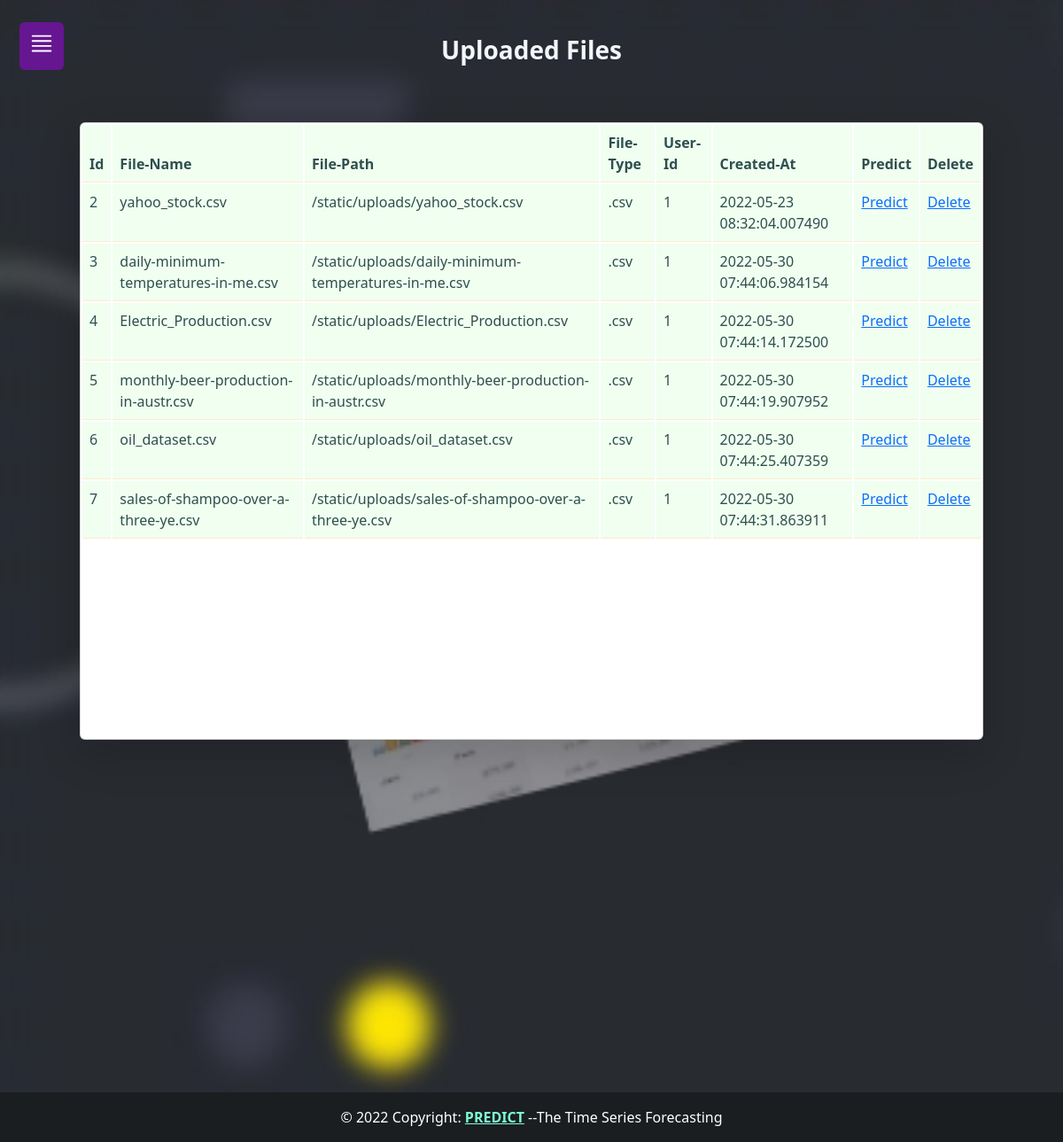
The page /files on the database its author committed.
### model_orm.py (models this page shows, shortened)
class DataSet(Base):
    __tablename__="dataset"
    id=Column(Integer, primary_key=True)
    filename=Column(String,nullable=False)
    filepath=Column(String, nullable=False)
    datatype=Column(String,nullable=False)
    user_id = Column(Integer,ForeignKey('users.id'))
    created_at=Column(DateTime,default=datetime.utcnow,nullable=False)

### app.py (the view)
@app.route('/files')
def filelisting():
    db = opendb()
    filelist = db.query(DataSet).all()
    db.close()
    return render_template('files.html', filelist=filelist)

### app.py (called while the page is built)
def opendb():
    engine = create_engine("sqlite:///model.sqlite")
    Session = sessionmaker(bind=engine)
    return Session()

### templates/files.html (shortened to what this page needs)
{% extends 'base.html' %}
{% block body %}
    <h3 class="text-center p-3">
        <b style="color: rgb(242, 247, 250);">Uploaded Files </b>
    </h3>
<div class="card shadow-lg m-5">
<table class="table table-striped|sm|bordered table-inverse table-responsive">
    <thead class="thead-inverse|thead-default">
        <tr>
            <th><b>Id</b></th>
            <th><b>File-Name</b></th>
            <th><b>File-Path</b></th>
            <th><b>File-Type</b></th>
            <th><b>User-Id</b></th>
            <th><b>Created-At</b></th>
            <th><b>Predict</b></th>
            <th><b>Delete</b></th>
        </tr>
    </thead>
    <tbody>
        {% for item in filelist %}
        <tr>
            <td >{{item.id}}</td>
            <td >{{item.filename}}</td>
            <td >{{item.filepath}}</td>
            <td >{{item.datatype}}</td>
            <td >{{item.user_id}}</td>
            <td >{{item.created_at}}</td>
            <td ><a href="/predict/{{item.id}}">Predict</a></td>
            <td ><a href="/delete/{{item.id}}">Delete</a></td>
        </tr>
        {% endfor %}
    </tbody>
</table>
</div>
{% endblock body %}

### templates/base.html (shortened to what this page needs)
<!DOCTYPE html>
<html lang="en">
<head>
  <link href="https://cdn.jsdelivr.net/npm/bootstrap@5.2.0-beta1/dist/css/bootstrap.min.css" rel="stylesheet"
>
  <link rel="stylesheet" href="/static/css/sidebar.css">
</head>
<body>
  <label for="check">
    <i id="btn"><svg class="bi bi-justify" width="30" height="40">
        <use xlink:href="#dash"></use>
      </svg></i>
  </label>
  <div class="container">
    {% block body %} {% endblock %}
  </div>
  <footer class="bg-dark text-center text-lg-start">
    <div class="text-center p-3" style="background-color: rgba(0, 0, 0, 0.2); color: white;">
      © 2022 Copyright:
      <a href="/home" style="color:aquamarine;"><b>PREDICT</b></a> --The Time Series Forecasting
    </div>
  </footer>
</body>
</html>

### static/css/sidebar.css (style rules this page uses)
body { min-height: 100vh; min-height: -webkit-fill-available; }
html { height: -webkit-fill-available; }
* { margin: 0; padding: 0; top: 0; list-style: none; text-decoration: none; }
label #btn { position: absolute; cursor: pointer; background: #6b159aec; border-radius: 6px; }
label #btn { left: 22px; top: 25px; font-size: 25px; color: white; padding: 4px 10px; transform: all .5s; }
.bi { vertical-align: -.125em; pointer-events: none; fill: currentColor; }

### templates/base.html (style rules this page uses)
body { background-image: url("/static/images/back.jpg"); background-repeat: no-repeat; background-attachment: fixed; background-size: cover; }
footer { position: relative; left: 0; top: 350px; width: 100%; }

### templates/files.html (style rules this page uses)
.table { --bs-table-bg: linen; --bs-table-accent-bg: honeydew; --bs-table-striped-color: #212528; --bs-table-striped-bg: rgba(0, 0, 0, 0.05); --bs-table-active-color: #212527; --bs-table-active-bg: rgba(0, 0, 0, 0.1); --bs-table-hover-color: #212529; --bs-table-hover-bg: rgba(0, 0, 0, 0.075); width: 100%; margin-bottom: 14rem; color: darkslategrey; vertical-align: baseline; border-color: blanchedalmond; }
table { caption-side: bottom; border-collapse: separate; }

### rows shown on the page
DataSet: id "2", filename "yahoo_stock.csv", filepath "/static/uploads/yahoo_stock.csv", datatype ".csv", user_id "1", created_at "2022-05-23 08:32:04.007490"
DataSet: id "3", filename "daily-minimum-temperatures-in-me.csv", filepath "/static/uploads/daily-minimum-temperatures-in-me.csv", datatype ".csv", user_id "1", created_at "2022-05-30 07:44:06.984154"
DataSet: id "4", filename "Electric_Production.csv", filepath "/static/uploads/Electric_Production.csv", datatype ".csv", user_id "1", created_at "2022-05-30 07:44:14.172500"
DataSet: id "5", filename "monthly-beer-production-in-austr.csv", filepath "/static/uploads/monthly-beer-production-in-austr.csv", datatype ".csv", user_id "1", created_at "2022-05-30 07:44:19.907952"
DataSet: id "6", filename "oil_dataset.csv", filepath "/static/uploads/oil_dataset.csv", datatype ".csv", user_id "1", created_at "2022-05-30 07:44:25.407359"
DataSet: id "7", filename "sales-of-shampoo-over-a-three-ye.csv", filepath "/static/uploads/sales-of-shampoo-over-a-three-ye.csv", datatype ".csv", user_id "1", created_at "2022-05-30 07:44:31.863911"
